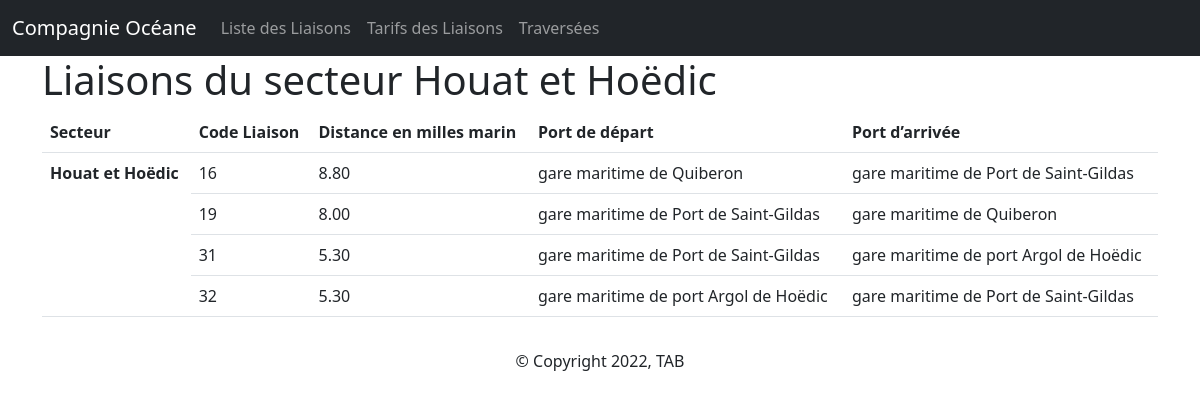
/controleur/afficheLiaisons.php?id=2, run on the app's committed database.
### tables this page shows
CREATE TABLE `secteur` (
  `id` tinyint(3) UNSIGNED NOT NULL,
  `nom` varchar(100) NOT NULL,
  `photo` varchar(100) NOT NULL,
  `description` text NOT NULL,
  `url` varchar(250) DEFAULT NULL
);

CREATE TABLE `liaison` (
  `code` tinyint(3) UNSIGNED NOT NULL,
  `codeSecteur` tinyint(3) UNSIGNED NOT NULL,
  `distance` decimal(10,2) NOT NULL,
  `portDepart` varchar(50) NOT NULL,
  `portArrivee` varchar(50) NOT NULL
);

CREATE TABLE `port` (
  `nom_court` varchar(50) NOT NULL,
  `nom` varchar(100) NOT NULL,
  `description` text NOT NULL,
  `adresse` varchar(100) NOT NULL,
  `photo` varchar(100) NOT NULL,
  `camera` varchar(200) NOT NULL
);

### controleur/afficheLiaisons.php (called while the page is built)
<?php
if ($_SERVER["SCRIPT_FILENAME"] == __FILE__) {
    $racine = "..";
}
include_once "$racine/modele/bd.liaison.inc.php";
if (isset($_GET['id'])){
    $idSecteur = $_GET['id'];
    $nomSecteur = getSecteurById($idSecteur)['nom'];
    $titre = "Liaisons du secteur ". $nomSecteur;
    $secteurs = getLiaisonsBySecteur($idSecteur);
} else {
    $titre = "Liaisons par secteur";
    $secteurs = getLiaisons();
}
include "$racine/vue/header.php";
include "$racine/vue/vueAfficheLiaisons.php";
include "$racine/vue/footer.php";
?>

### modele/bd.liaison.inc.php (called while the page is built, shortened)
<?php
    function getSecteurById($id) {
        try {
            $cnx = getPDO();
            $req = $cnx->prepare("SELECT * FROM secteur WHERE id=:id");
            $req->bindValue(':id', $id, PDO::PARAM_INT);
            $req->execute();
            $resultat = $req->fetch(PDO::FETCH_ASSOC);
        } catch (PDOException $e) {
            print "Erreur !: " . $e->getMessage();
            die();
        }
        return $resultat;
    }
    function getLiaisonsBySecteur($idSecteur){
        try {
            $resultat[$idSecteur]['nom'] = getSecteurById($idSecteur)['nom'];
            $resultat[$idSecteur]['liaisons'] = getLiaisonsBySecteurLignes($idSecteur);
        } catch (PDOException $e) {
            print "Erreur !: " . $e->getMessage();
            die();
        }
        return $resultat;
    }
    function getLiaisonsBySecteurLignes($idSecteur){
        $resultat = array();
        try {
            $cnx = getPDO();
            $req = $cnx->prepare("SELECT L.code, L.distance, PD.nom as portDepart, PA.nom as portArrivee FROM liaison L
            JOIN port PD on PD.nom_court=L.portDepart
            JOIN port PA on PA.nom_court=L.portArrivee
            where L.codeSecteur=:idSecteur");
            $req->bindValue(':idSecteur', $idSecteur, PDO::PARAM_INT);
            $req->execute();
            $ligne = $req->fetch(PDO::FETCH_ASSOC);
            while ($ligne) {
                $resultat[] = $ligne;
                $ligne = $req->fetch(PDO::FETCH_ASSOC);
            }
        } catch (PDOException $e) {
            print "Erreur !: " . $e->getMessage();
            die();
        }
        return $resultat;
    }
?>

### vue/vueAfficheLiaisons.php (the view, shortened to what this page needs)
<h1><?= $titre ?></h1>
<table class="table">
      <thead>
        <tr>
          <th scope="col">Secteur</th>
          <th scope="col">Code Liaison</th>
          <th scope="col">Distance en milles marin</th>
          <th scope="col">Port de départ</th>
          <th scope="col">Port d’arrivée</th>
        </tr>
      </thead>
      <tbody>
  <?php
  foreach ($secteurs as $secteur){
    $i = 1;
  ?>
        <?php
        foreach ($secteur['liaisons'] as $liaison){
          if ($i==1){
          ?>
            <tr>
              <th scope="row" rowspan="4">
                <?= $secteur['nom'] ?>
              </th>
          <?php } else { ?>
            <tr>
          <?php } ?>
              <td><?= $liaison['code']?></td>
              <td><?= $liaison['distance']?></td>
              <td><?= $liaison['portDepart']?></td>
              <td><?= $liaison['portArrivee']?></td>
            </tr>
        <?php
        $i++;
        }
        ?>
  <?php
  }
  ?>
  </tbody>
</table>

### css/style.css (style rules this page uses)
html { position: relative; min-height: 100%; }
body { margin-bottom: 60px; font-family: Arial; color : #333; font-size : 14px; line-height : 1.3; scroll-behavior: smooth; background-color : var(--fondC); }

### data on the page
secteur: nom "Liaisons du secteur Houat et Hoëdic"
liaison: nom "Houat et Hoëdic", code "16", distance "8.80", portDepart.nom "gare maritime de Quiberon", portArrivee.nom "gare maritime de Port de Saint-Gildas"
liaison: code "19", distance "8.00", portDepart.nom "gare maritime de Port de Saint-Gildas", portArrivee.nom "gare maritime de Quiberon"
liaison: code "31", distance "5.30", portDepart.nom "gare maritime de Port de Saint-Gildas", portArrivee.nom "gare maritime de port Argol de Hoëdic"
liaison: code "32", distance "5.30", portDepart.nom "gare maritime de port Argol de Hoëdic", portArrivee.nom "gare maritime de Port de Saint-Gildas"
